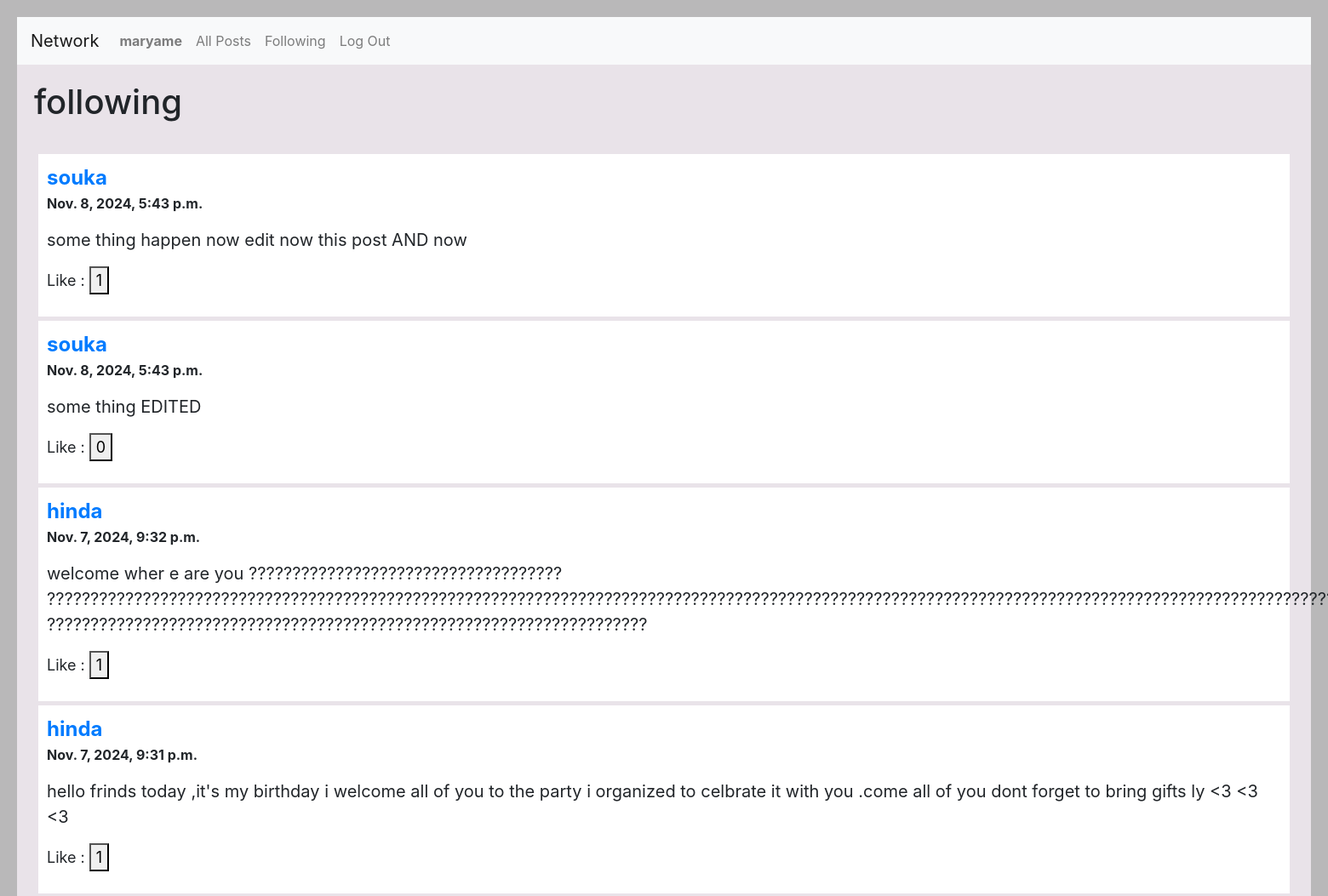
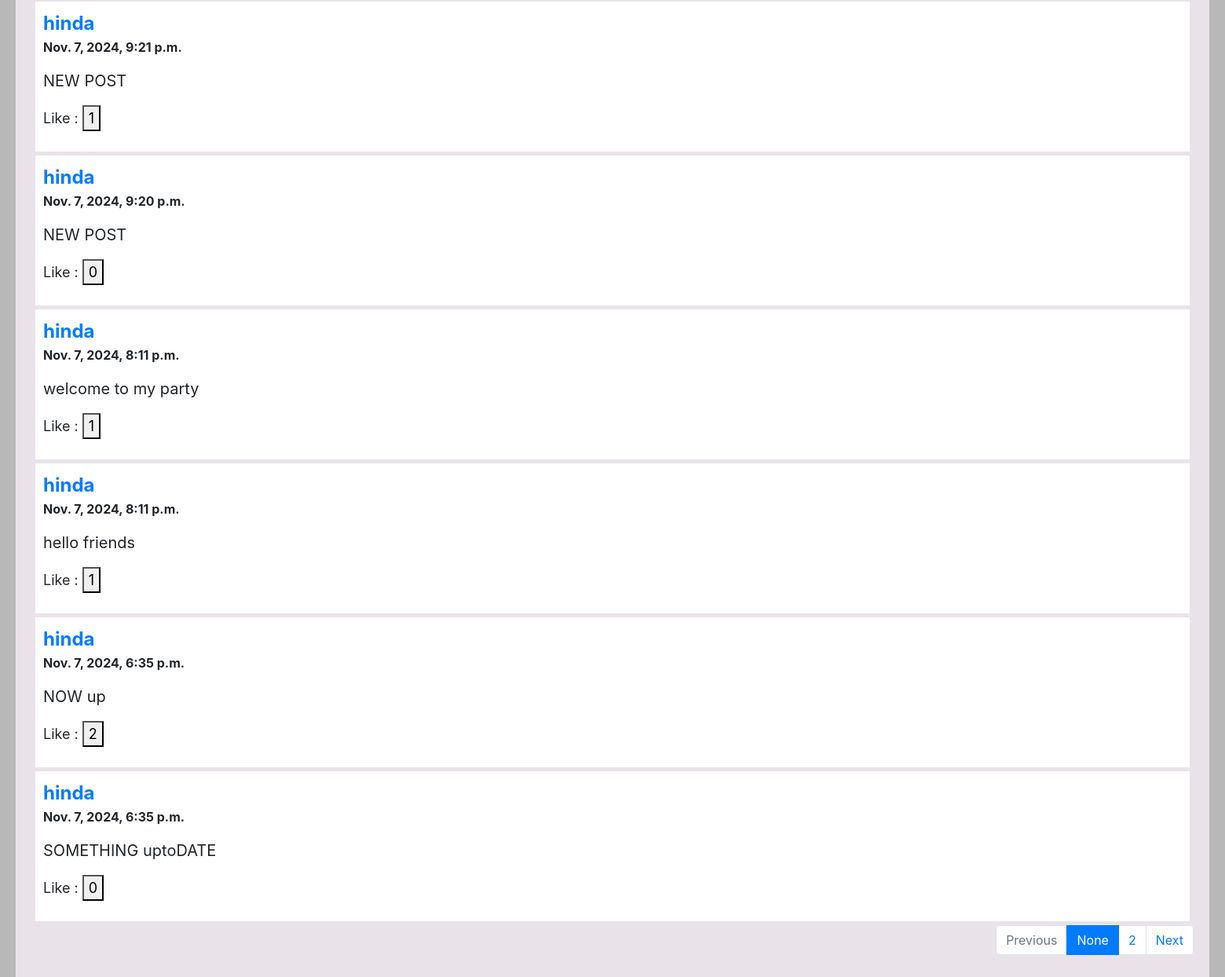
Before: /following/ (signed in) with the older database file (2 pictures, top to bottom).
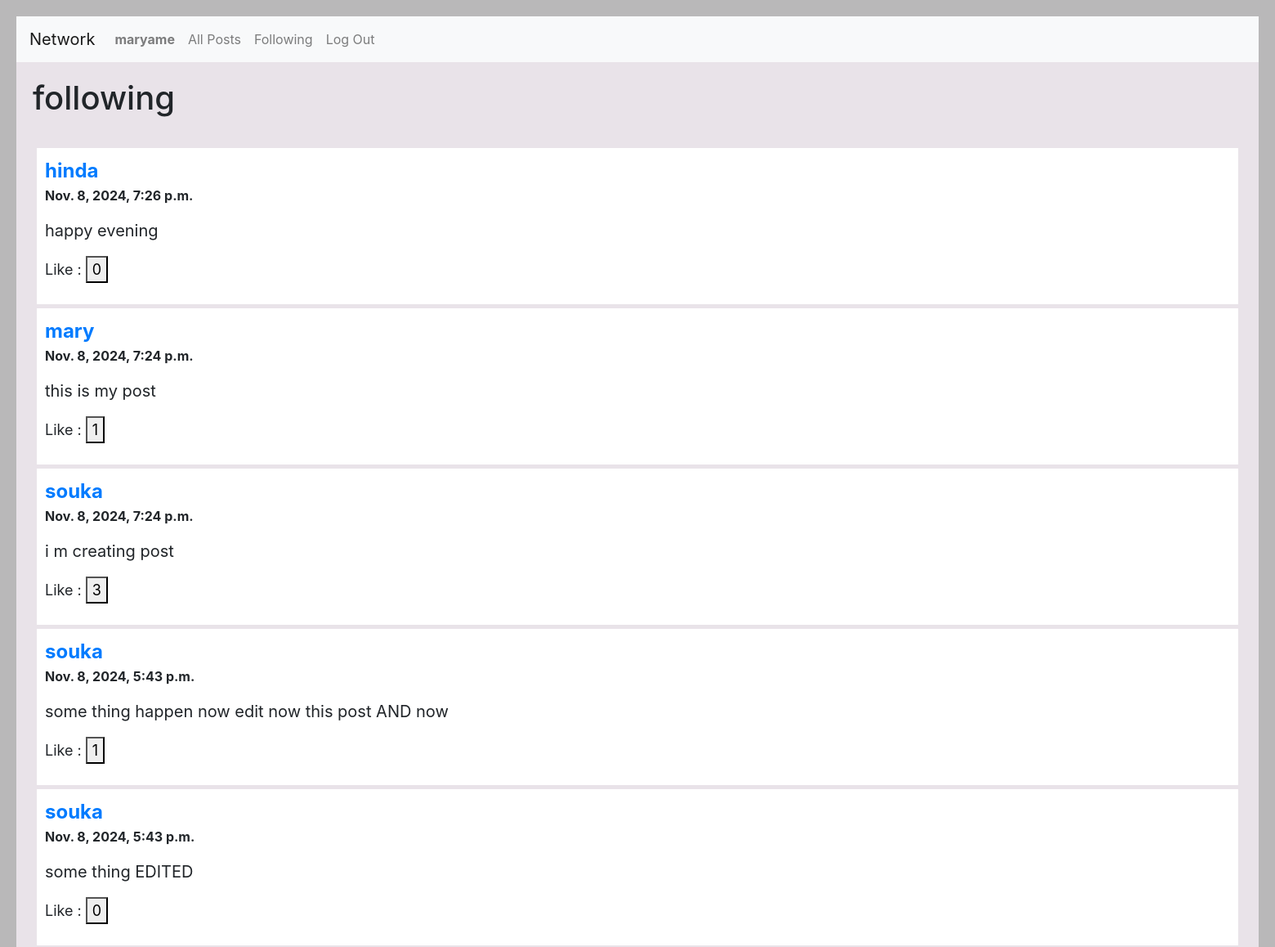
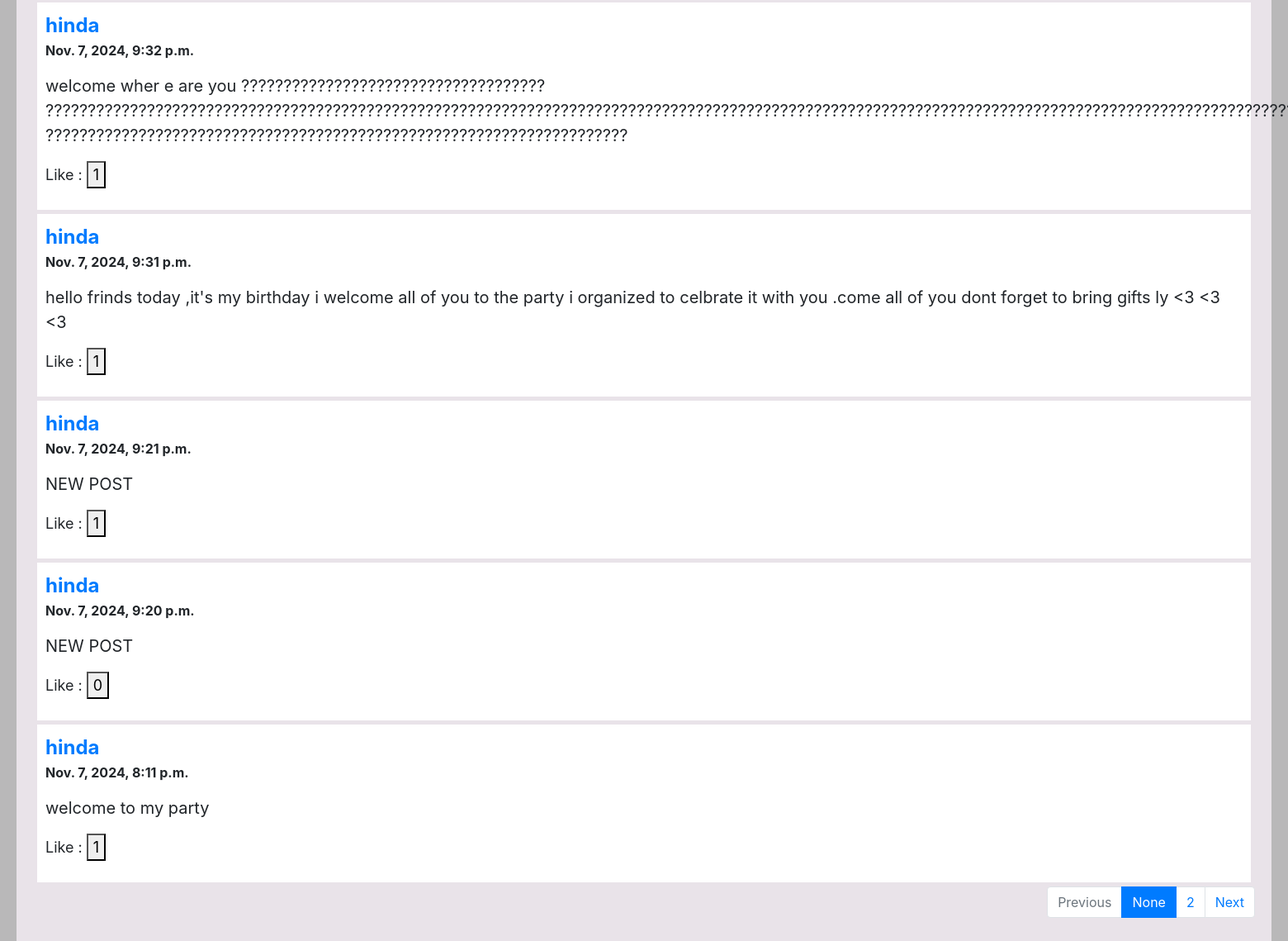
After: the same page with the newer database file (2 pictures, top to bottom).
### network/models.py (models this page shows, shortened)
class Post(models.Model):
    user = models.ForeignKey("User", on_delete=models.CASCADE, related_name="emails")
    content = models.TextField(blank=True)
    timestamp = models.DateTimeField(auto_now_add=True)
    like = models.IntegerField(default=0)
    followers = models.ManyToManyField(User, through='follow' , through_fields=('post_fo', 'follower'),related_name='followed_post')
    liked_by =models.ManyToManyField(User,related_name ="liked_post",blank=True)

class User(AbstractUser):
    pass

### network/views.py (the view)
# urls.py: path("following/", views.following ,name="following"),
@login_required
def following(request):
    user = request.user
    foll= follow.objects.filter(follower=user)
    following_users = [f.following for f in foll]
    post=Post.objects.filter(user__in=following_users)
    post = post.order_by("-timestamp").all()
    paginator = Paginator(post, 10)
    page_number = request.GET.get('page')
    page_obj = paginator.get_page(page_number)
    return render(request, "network/following.html",{
            "posts": post ,
             'page_obj': page_obj,
             'page_number':page_number,
             "following_users":following_users})

### network/templates/network/following.html (shortened to what this page needs)
{% extends "network/layout.html" %}
{% load static %}
{% block body %}
   <h1>following</h1>
    <div id ="post_user">
       <br>
        {% for post in page_obj %}
        <div id="post-{{post.id}}" class="post ">
          <b style="font-size: 1.5em; margin-right: 1400px;"><a href="{%url 'profil' post.user %}" >{{post.user}} </a></b>
          <b> <p>{{post.timestamp}}</p></b>
          <p id="p-{{post.id}}" style="font-size: 20px;">{{post.content}}</p>
          <p style="font-size: 18px;">Like :
            <button id="like-{{post.id}}" class="like" data-post-id="{{post.id}}">{{post.like}}</button></p>
      </div>
         {% endfor %}
        <nav aria-label="Page navigation example">
            <ul class="pagination justify-content-end">
                {% if page_obj.has_previous %}
                <li ><a class="page-link" href="?page={{ page_obj.previous_page_number }}" >Previous</a></li>
                <li class="page-item"><a class="page-link" href="?page={{page_obj.previous_page_number }}">{{page_obj.previous_page_number }}</a></li>
                {% else %}
                <li class="page-item disabled"><span class="page-link " aria-disabled="true">Previous</span></li>
                {% endif %}
              <li class="page-item active"><a class="page-link" href="?page={{page_obj}}">{{page_number}}</a></li>
              {% if page_obj.has_next %}
              <li class="page-item"><a class="page-link" href="?page=3">{{page_obj.next_page_number  }}</a></li>
                <li class="page-item"><a class="page-link" href="?page={{ page_obj.next_page_number }}">Next</a>
                {% else %}
                <li class="page-item disabled"><span class="page-link page-item disabled" aria-disabled="true">Next</span>
                {% endif %}
              </li>
            </ul>
          </nav>
    </div>
{% endblock %}

Changed rows visible on the page:
no longer on this page (row unchanged): Post: user "hinda", timestamp "Nov. 7, 2024, 8:11 p.m.", content "hello friends", like "1"
no longer on this page (row unchanged): Post: user "hinda", timestamp "Nov. 7, 2024, 6:35 p.m.", content "NOW up", like "2"
no longer on this page (row unchanged): Post: user "hinda", timestamp "Nov. 7, 2024, 6:35 p.m.", content "SOMETHING uptoDATE", like "0"
added Post: user "hinda", timestamp "Nov. 8, 2024, 7:26 p.m.", content "happy evening", like "0"
added Post: user "mary", timestamp "Nov. 8, 2024, 7:24 p.m.", content "this is my post", like "1"
added Post: user "souka", timestamp "Nov. 8, 2024, 7:24 p.m.", content "i m creating post", like "3"
